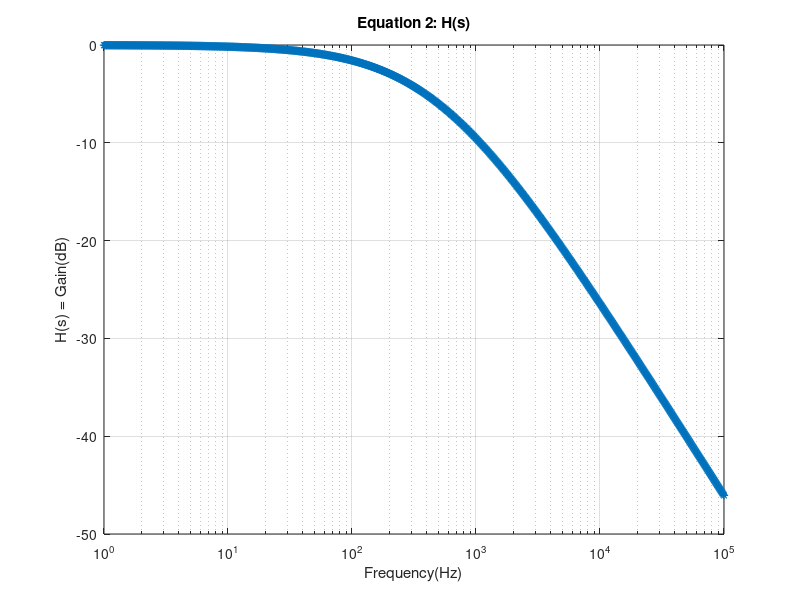

MATLAB code to generate this figure:
%% Equation 2
omega = logspace(0, 5, 1000);
eqn = 20*log10(1) + 20*log10(1) - 20*log10(omega/500 +1);
semilogx(omega, eqn, '-*');
grid on;
title('Equation 2: H(s)');
xlabel('Frequency(Hz)');
ylabel('H(s) = Gain(dB)');
print('equation2db', '-dpng');